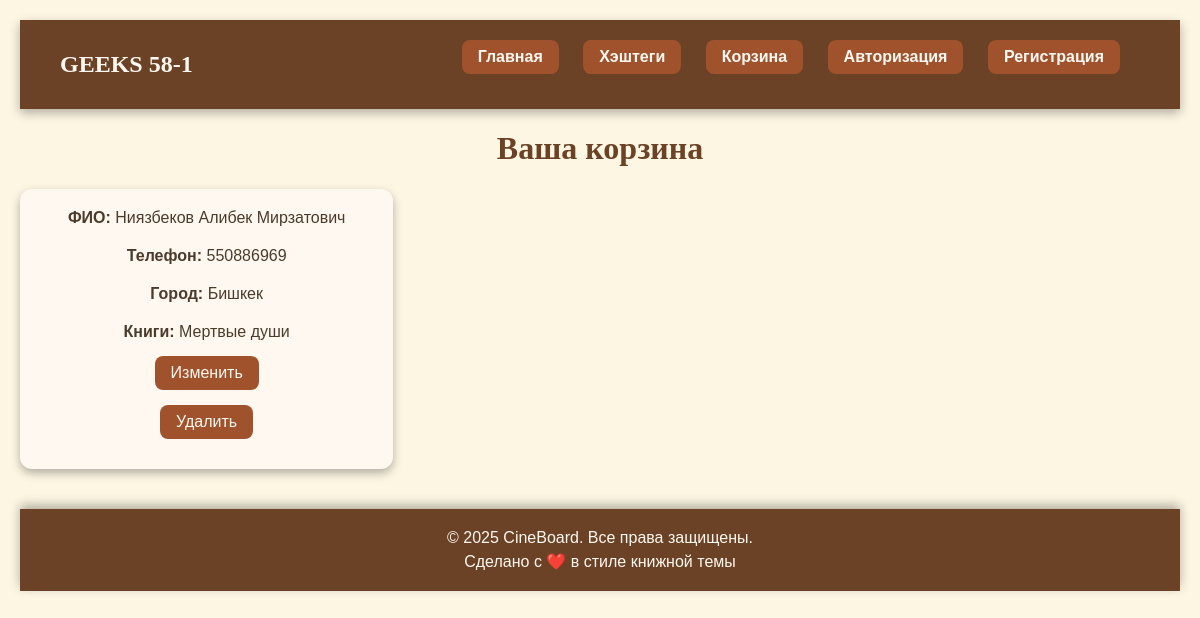
The app's page /order_list/ with its own data.
### BASKET/models.py (models this page shows, shortened)
class Placing_an_order(models.Model):
    city_KG = (
        ('Бишкек','Бишкек'),
        ('Ош','Ош'),
        ('Каракол','Каракол'),
        ('Джалал-Абад','Джалал-Абад'),
        ('Токмок','Токмок'),
        ('Нарын','Нарын'),
        ('Талас','Талас')
    )
    payment_method = (
        ('картой','картой'),
        ('наличкой','наличкой')
    )
    user_full_name = models.CharField(max_length=100, verbose_name='Ваше ФИО:')
    user_phone = models.IntegerField(max_length=10, verbose_name='Ваш номер телефона:')
    user_city = models.CharField(max_length=100, choices=city_KG, verbose_name='Ваш город:')
    user_address = models.CharField(max_length=100, verbose_name='Ваш адрес:')
    user_payment_method = models.CharField(choices=payment_method, verbose_name='Способ оплаты:')
    name_book = models.ManyToManyField(Book, related_name='orders', verbose_name='Книги:')

### books/book.py (models this page shows, shortened)
class Book(models.Model):
    GENRE = (
   ('Фантастика', 'Фантастика'),
   ('Ужасы', 'Ужасы'),
   ('Мелодрамма', 'Мелодрамма'),
   ('Боевик', 'Боевик'),
   ('Классика','Классика')
)
    title = models.CharField(max_length=100, verbose_name='введите название книги')
    image = models.ImageField(upload_to='book/', verbose_name='загрузите фото')
    description = models.TextField(verbose_name='Укажите описание книги')
    director = models.CharField(max_length=100, verbose_name='укажите писателя',
                                default='Николай Гоголь')
    genre = models.CharField(max_length=100, choices=GENRE, verbose_name='Укажите жанр')
    country = models.CharField(max_length=100, default='ЕВРОПА', verbose_name='укажите страну')
    duration = models.PositiveIntegerField(verbose_name='укажите сколько страниц',
                                          default=None)
    trailer = models.URLField(verbose_name='вставьте ссылку на книгу')
    created_at = models.DateField(verbose_name='Дата добавления', null=True, blank=True)
    price = models.DecimalField(max_digits=8, decimal_places=2, verbose_name='Цена кники', default=0.0)
    class Meta:
       verbose_name = 'Книга'
       verbose_name_plural = 'Книги'

### BASKET/views.py (the view)
# urls.py: path('order_list/', views.order_List_View, name='order_list'),
def order_List_View(request):
    if request.method == 'GET':
        order = models.Placing_an_order.objects.all().order_by('-id')
    return render(request, 'BASKET/order_list.html', {'order': order})

### templates/BASKET/order_list.html (shortened to what this page needs)
{% load static %}
<!DOCTYPE html>
<html lang="ru">
<head>
    <link rel="stylesheet" href="{% static 'css/style.css' %}">
</head>
<body>
    {% include 'header.html' %}
    <h1>Ваша корзина</h1>
    <ul>
    {% for order in order %}
        <li>
            <p><strong>ФИО:</strong> {{ order.user_full_name }}</p>
            <p><strong>Телефон:</strong> {{ order.user_phone }}</p>
            <p><strong>Город:</strong> {{ order.user_city }}</p>
            <p><strong>Книги:</strong>
                {% for book in order.name_book.all %}
                    {{ book.title }}{% if not forloop.last %}, {% endif %}
                {% endfor %}
            </p>
            <a href="{% url 'update_order' order.id %}">Изменить</a>
            <a href="{% url 'delete_order' order.id %}">Удалить</a>
        </li>
    {% endfor %}
    </ul>
    {% include 'footer.html' %}
</body>
</html>

### static/css/style.css (style rules this page uses)
body { font-family: Arial, sans-serif; background-color: rgb(253,246,227); color: rgb(75,59,42); margin: 0; padding: 20px; }
h1, h2, h3 { text-align: center; font-family: "Palatino Linotype", "Book Antiqua", Palatino, serif; color: rgb(107,66,38); }
ul { list-style: none; display: grid; grid-template-columns: repeat(auto-fill, minmax(320px, 1fr)); gap: 20px; padding: 0; }
li { background-color: rgb(255,248,240); border-radius: 12px; overflow: hidden; box-shadow: 0 4px 10px rgba(0,0,0,0.3); text-align: center; transition: transform 0.3s ease; padding: 15px 20px; display: flex; flex-direction: column; justify-content: space-between; }
li p { margin: 5px 0 15px 0; color: rgb(75,59,42); text-align: center; }
a { display: inline-block; background-color: rgb(160,82,45); color: rgb(255,248,240); text-decoration: none; padding: 8px 16px; border-radius: 8px; margin: 0 auto 15px auto; transition: background-color 0.3s; text-align: center; }

### records on screen
Placing_an_order: user_full_name "Ниязбеков Алибек Мирзатович", user_phone "550886969", user_city "Бишкек"
Book: title "Мертвые души"
